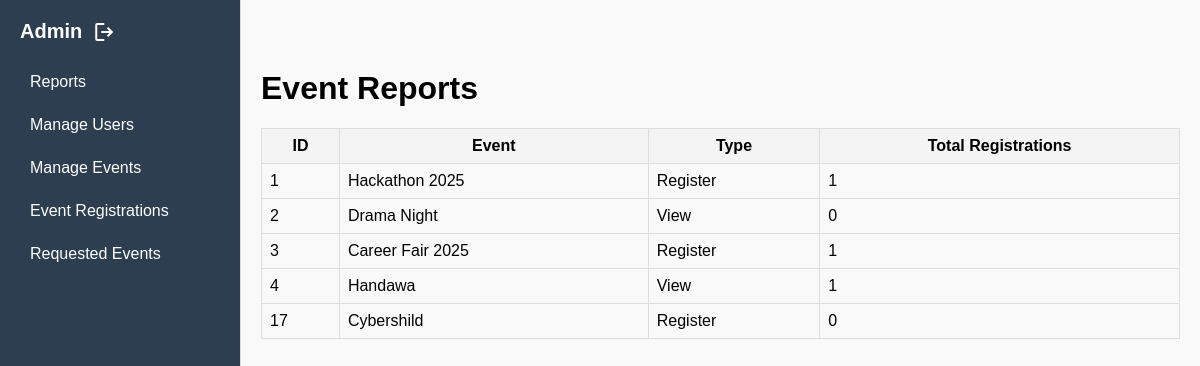
Screenshot of /admin.php (signed in) with the database file from the repository.
### tables this page shows
CREATE TABLE `events` (
  `id` int(11) NOT NULL,
  `title` varchar(200) NOT NULL,
  `location` varchar(120) DEFAULT '',
  `event_date` date NOT NULL,
  `description` text DEFAULT NULL,
  `type` varchar(100) NOT NULL
);

### admin.php (the view, shortened to what this page needs)
<?php
require_once 'config.php';
$action = $_GET['action'] ?? 'reports';
$reports = [];
if ($action === "reports") {
  $res = $conn->query("SELECT e.id, e.title, e.type, COUNT(r.id) as total
                        FROM events e
                        LEFT JOIN registrations r ON r.event_id=e.id
                        GROUP BY e.id, e.title, e.type ORDER BY e.id ASC");
  while ($row = $res->fetch_assoc()) $reports[] = $row;
}
?>
<!DOCTYPE html>
<html>
<head>
  <link rel="stylesheet" href="styles/admin.css">
</head>
<body>
  <div class="admin-container">
    <div class="sidebar">
      <div style="display: flex; ">
        <h2 style="color:white;">Admin</h2>
        <a href="logout.php" class="logout" style="margin-top: -10px;">
          <span class="material-symbols-outlined">logout</span>
        </a>
      </div>
      <a class="hov <?= ($action === 'reports' ? 'active' : '') ?>" href="?action=reports">Reports</a>
      <a class="hov <?= ($action === 'users' ? 'active' : '') ?>" href="?action=users">Manage Users</a>
      <a class="hov <?= ($action === 'events' ? 'active' : '') ?>" href="?action=events">Manage Events</a>
      <a class="hov <?= ($action === 'event_registrations' ? 'active' : '') ?>" href="?action=event_registrations">Event Registrations</a>
      <a class="hov <?= ($action === 'requested_events' ? 'active' : '') ?>" href="?action=requested_events">Requested Events</a>
    </div>
    <div class="content">
      <?php if ($action === "reports"): ?>
        <h1>Event Reports</h1>
        <table>
          <tr>
            <th>ID</th>
            <th>Event</th>
            <th>Type</th>
            <th>Total Registrations</th>
          </tr>
          <?php foreach ($reports as $r): ?>
            <tr>
              <td><?= $r['id'] ?></td>
              <td><?= htmlspecialchars($r['title']) ?></td>
              <td><span class="type-badge type-<?= $r['type'] ?>"><?= ucfirst($r['type']) ?></span></td>
              <td><?= $r['total'] ?></td>
            </tr>
          <?php endforeach; ?>
        </table>
      <?php endif; ?>
    </div>
  </div>
</body>
</html>

### styles/admin.css (style rules this page uses)
body { margin: 0; font-family: Arial, sans-serif; background: #f9f9f9; }
.admin-container { display: flex; min-height: 100vh; }
.sidebar { width: 200px; background: #2c3e50; border-right: 1px solid #ddd; padding: 20px; }
.sidebar h2 { margin: 0 0 20px; font-size: 20px; }
.sidebar a { display: block; padding: 10px; color: #fff; text-decoration: none; margin-bottom: 5px; border-radius: 6px; }
.content { flex: 1; padding: 20px !important; margin-top: 50px; }
h1 { margin-top: 0; }
table { width: 100%; border-collapse: collapse; margin-top: 10px; }
th, td { border: 1px solid #ddd; padding: 8px; }
th { background: #f4f4f4; }

### rows the page displays
events: id "1", title "Hackathon 2025", type "Register", total "1"
events: id "2", title "Drama Night", type "View", total "0"
events: id "3", title "Career Fair 2025", type "Register", total "1"
events: id "4", title "Handawa", type "View", total "1"
events: id "17", title "Cybershild", type "Register", total "0"
